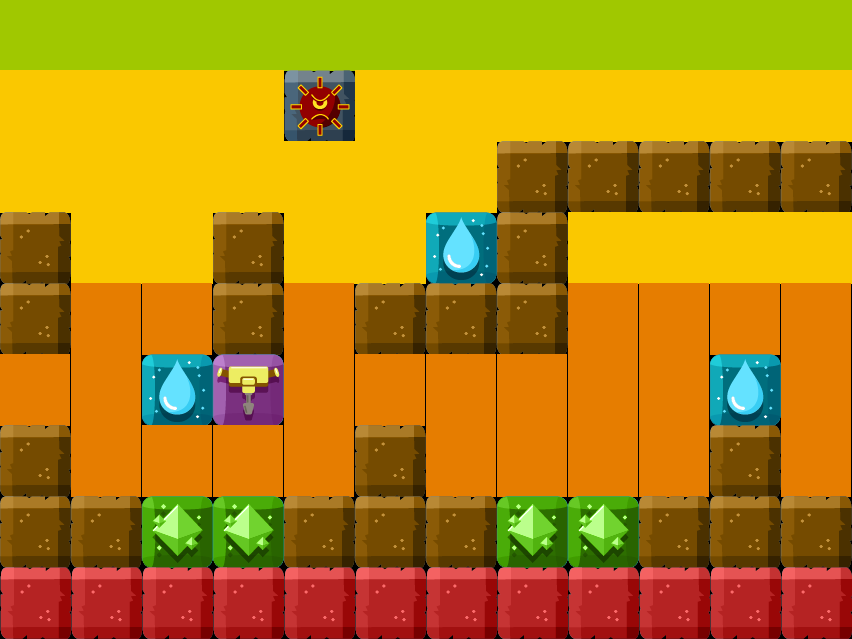

The image is a tile-based game level rendered from a .tmx file. Its description and source (layers, tilesets, objects; grid data summarised) follow:
An orthogonal 12x9 tile map with 71x71 px tiles, 1 tile layer (Tile Layer 1).

<map version="1.0" orientation="orthogonal" renderorder="right-down" width="12" height="9" tilewidth="71" tileheight="71" nextobjectid="1">
 <tileset firstgid="1" name="New Tile Set" tilewidth="71" tileheight="72" tilecount="13">
  <tile id="0">
   <image width="71" height="72" source="../Textures/Tiles Minigame/9_6_TileBlock.png" />
  </tile>
  <tile id="1">
   <image width="71" height="72" source="../Textures/Tiles Minigame/9_6_TileDiamond.png" />
  </tile>
  <tile id="2">
   <image width="71" height="72" source="../Textures/Tiles Minigame/9_6_TileElectricity.png" />
  </tile>
  <tile id="3">
   <image width="71" height="72" source="../Textures/Tiles Minigame/9_6_TileGreen.png" />
  </tile>
  <tile id="4">
   <image width="71" height="72" source="../Textures/Tiles Minigame/9_6_TileLife.png" />
  </tile>
  <tile id="5">
   <image width="71" height="72" source="../Textures/Tiles Minigame/9_6_TileMine.png" />
  </tile>
  <tile id="6">
   <image width="71" height="72" source="../Textures/Tiles Minigame/9_6_TileMineArea.png" />
  </tile>
  <tile id="7">
   <image width="70" height="72" source="../Textures/Tiles Minigame/9_6_TileOrange.png" />
  </tile>
  <tile id="8">
   <image width="71" height="72" source="../Textures/Tiles Minigame/9_6_TileRed.png" />
  </tile>
  <tile id="9">
   <image width="71" height="72" source="../Textures/Tiles Minigame/9_6_TileWater.png" />
  </tile>
  <tile id="10">
   <image width="71" height="72" source="../Textures/Tiles Minigame/9_6_TileYellow.png" />
  </tile>
  <tile id="11">
   <image width="71" height="72" source="../Textures/Tiles Minigame/16_6_TileMineArea2.png" />
  </tile>
  <tile id="12">
   <image width="71" height="72" source="../Textures/Tiles Minigame/16_6_TileMineArea3.png" />
  </tile>
 </tileset>
 <layer name="Tile Layer 1" width="12" height="9">
  <data>[108 cells, 108 non-empty, 9 distinct tile ids]</data>
 </layer>
</map>
